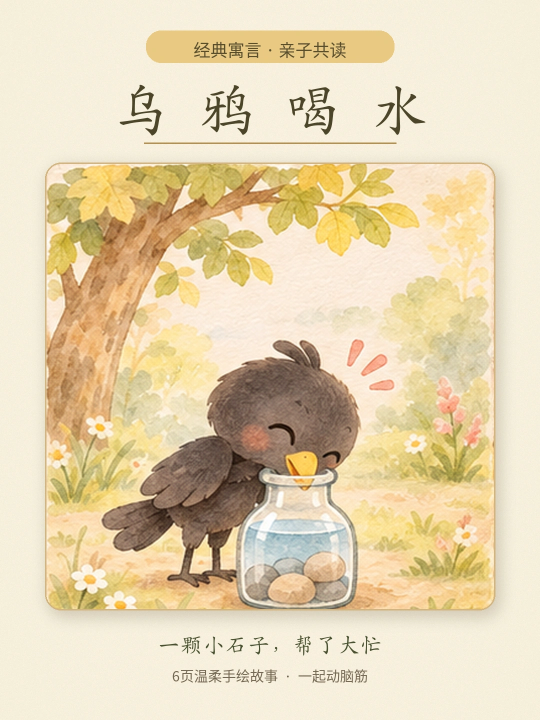
#> input picture research/xhs-storybook-production-r2/artwork/00_封面.webp, 1080 x 1440 px (shown at 1/2 size)
$ python render_story.py
#> lines starting #> are read from the running program, lines starting #| are printed output that depends on the picture
#!/usr/bin/env python3
"""Faithful single-camera (within each page) 8-page animation of user-accepted watercolor cards.
No added jar, no unlicensed music, no claimed TTS. Creates genuine localized motion and a GIF of moving stone.
"""
import os,math, json,random, subprocess,hashlib,wave,zipfile
from pathlib import Path
import numpy as np, cv2
from PIL import Image,ImageDraw,ImageFilter

ROOT=Path(__file__).resolve().parent
SRC=ROOT.parent/'artwork'
OUT=ROOT.parent/'reproduced';OUT.mkdir(exist_ok=True)
W,H=720,1280
FPS=12
DURS=[2.8,4.3,4.3,4.3,4.3,5.2,4.3,3.8]
TOTAL=sum(DURS)
START=[0.0]
for d in DURS[:-1]:START.append(START[-1]+d)
filenames=['00_封面.webp','01_故事第1页.webp','02_故事第2页.webp','03_故事第3页.webp','04_故事第4页.webp','05_故事第5页.webp','06_故事第6页.webp','07_故事启发.webp']
# Books contain a single jar already; it is never recreated. Crop only outside margins.
raw=[]
for i,f in enumerate(filenames):
 im=Image.open(SRC/f).convert('RGB')
#> im is the input picture: PIL image 1080x1440 RGB; mean R, G, B 229.1, 212.4, 178.4
 # Cover and moral pages are centered as originally designed
 bbox=(100,0,980,1440) if i in [0,7] else (120,0,960,1440)
 im=im.crop(bbox).resize((W,H),Image.Resampling.LANCZOS)
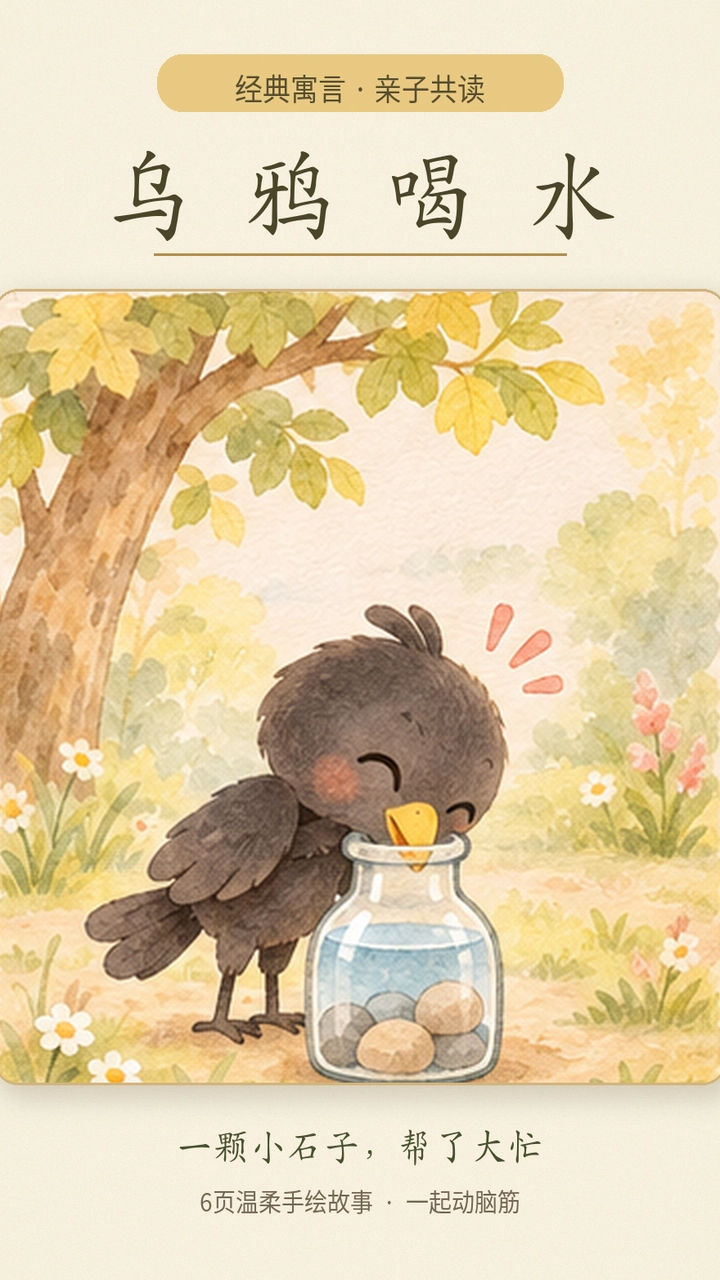
#> im: PIL image 720x1280 RGB; mean R, G, B 225.9, 207.1, 170.2
 raw.append(im)
#> pass 2 of the loop `for i,f in enumerate(filenames):`:
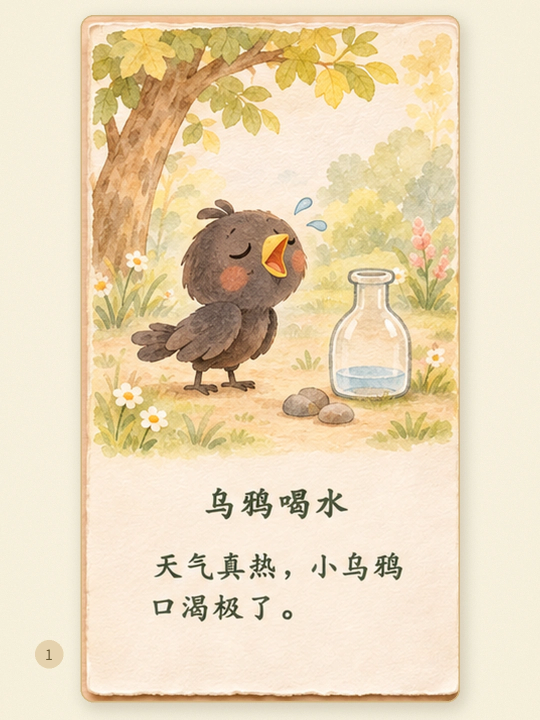
#> input picture research/xhs-storybook-production-r2/artwork/01_故事第1页.webp, 1080 x 1440 px (shown at 1/2 size)
#> im is the input picture: PIL image 1080x1440 RGB; mean R, G, B 233.7, 216.3, 185.1
#> `im=im.crop(bbox).resize((W,H),Image.Resampling.LANCZOS)`:
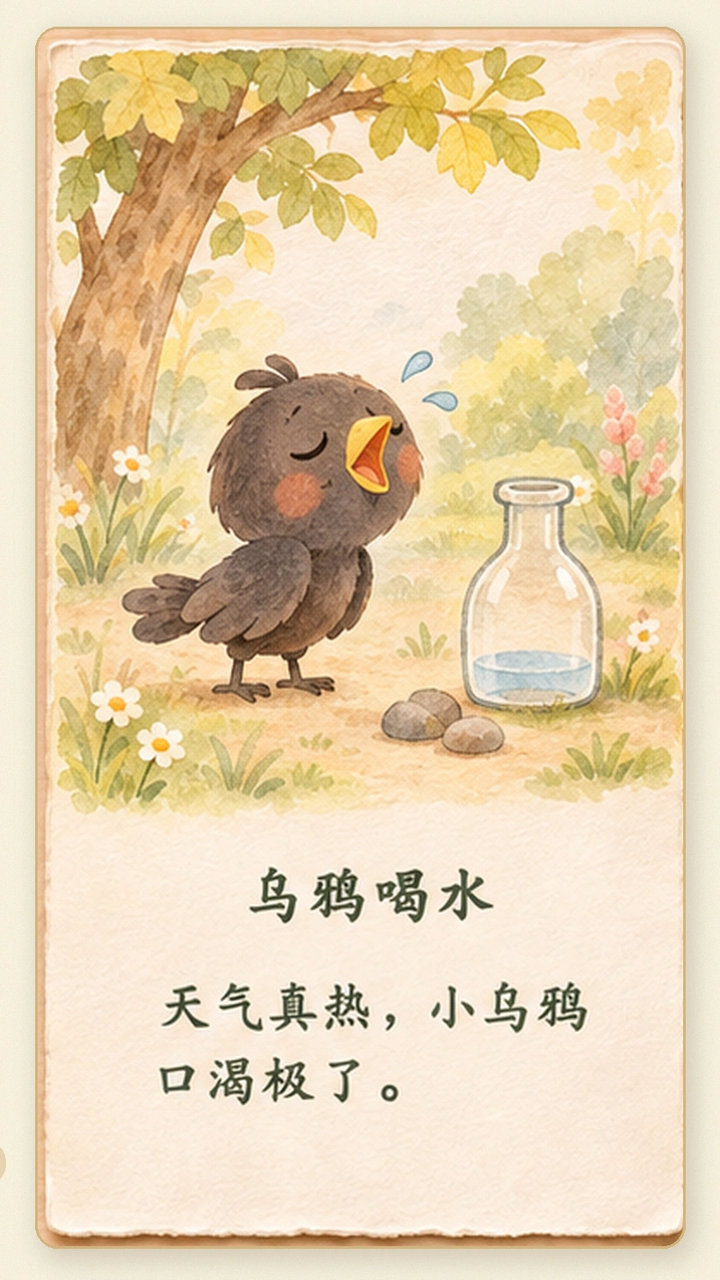
#> im: PIL image 720x1280 RGB; mean R, G, B 230.3, 209.7, 175.2
#> pass 3 of the loop `for i,f in enumerate(filenames):`:
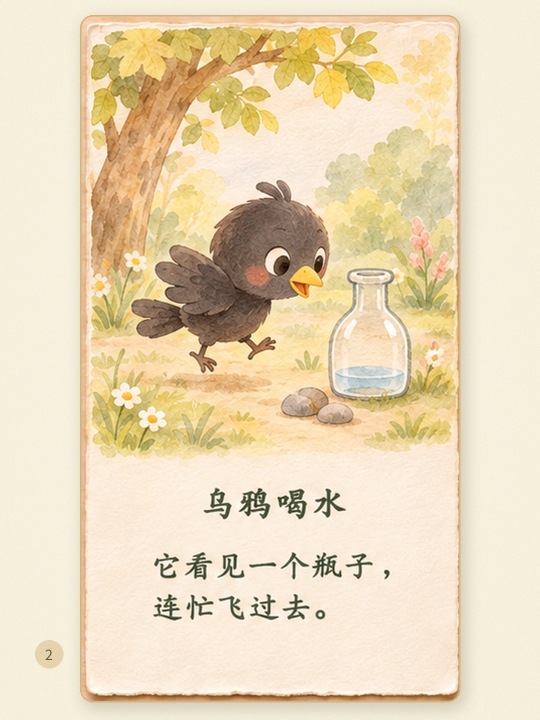
#> input picture research/xhs-storybook-production-r2/artwork/02_故事第2页.webp, 1080 x 1440 px (shown at 1/2 size)
#> im is the input picture: PIL image 1080x1440 RGB; mean R, G, B 233.2, 216.1, 184.4
#> `im=im.crop(bbox).resize((W,H),Image.Resampling.LANCZOS)`:
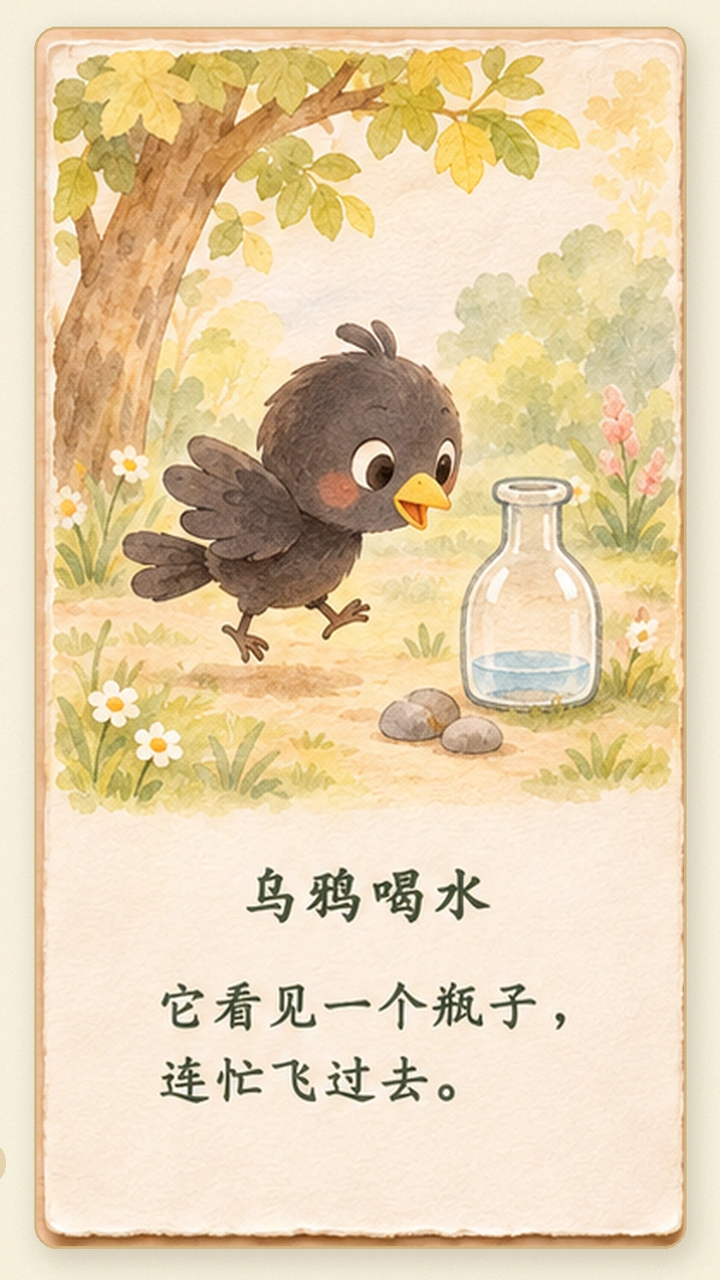
#> im: PIL image 720x1280 RGB; mean R, G, B 229.6, 209.4, 174.3
#> (the run stopped early here; a loop or call above may not have finished)
